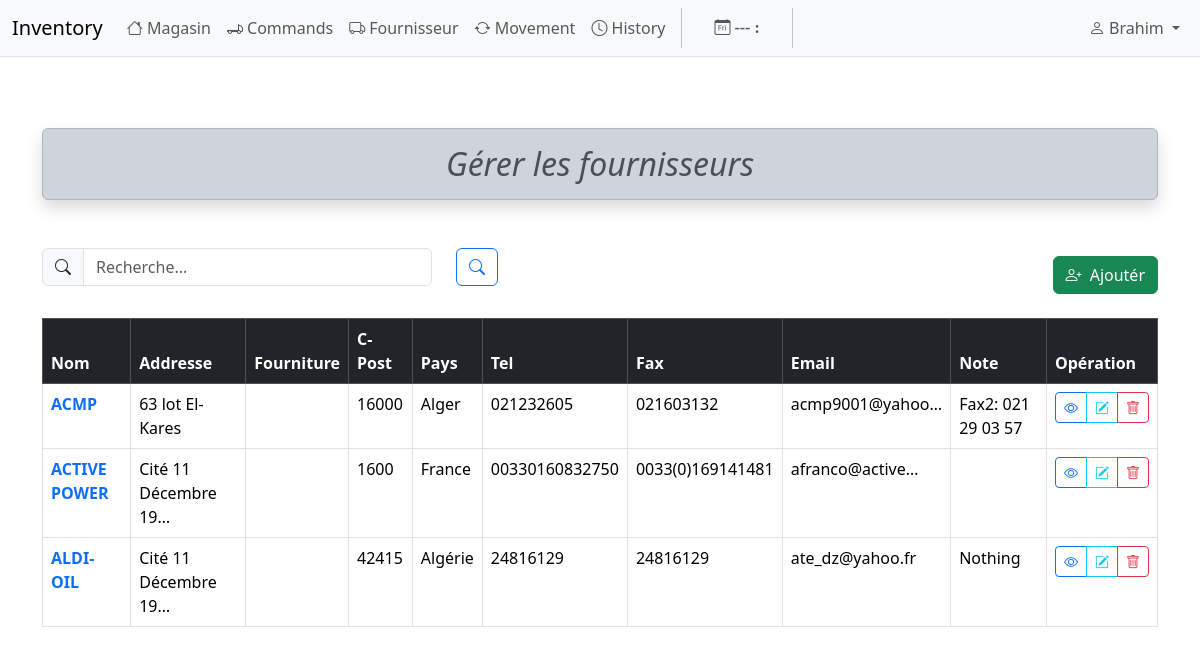
/fournisseur (signed in), run on an earlier commit of the app's database.
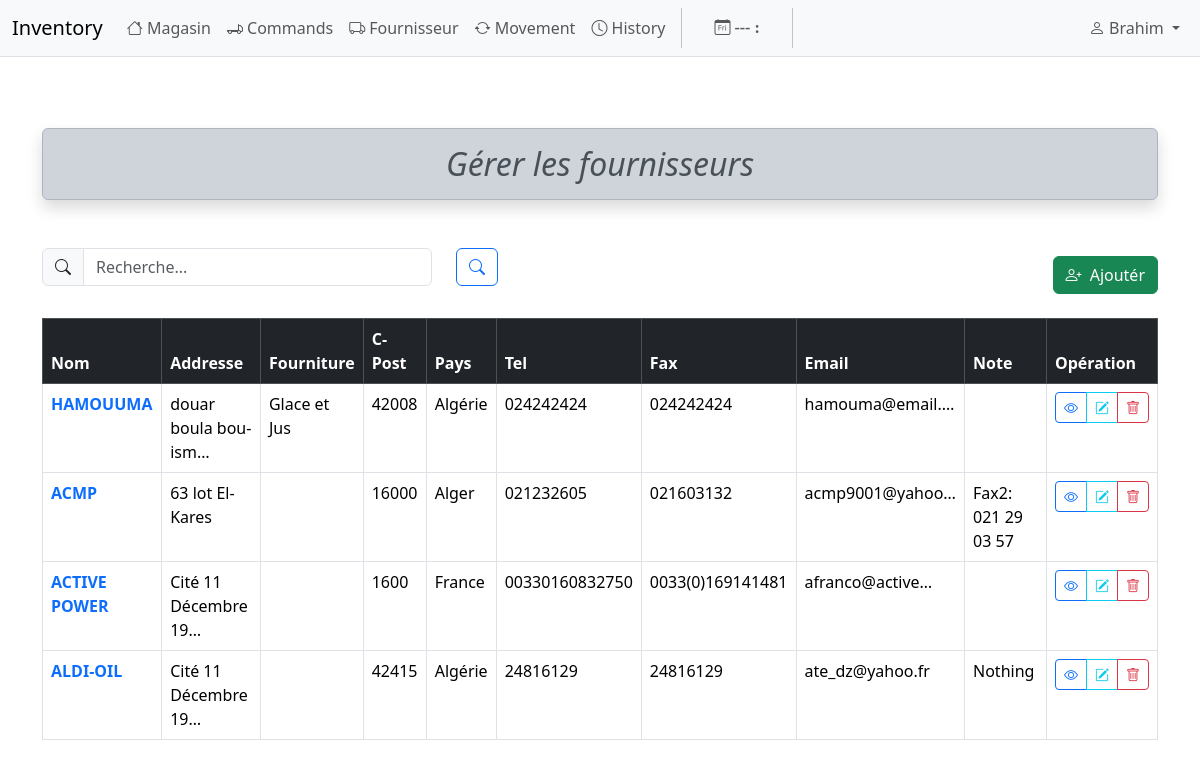
And on a later commit of the database.
### fournisseur/models.py (models this page shows, shortened)
class Fournisseur(models.Model):
    fourrnis_id = models.AutoField(primary_key=True)
    nom = models.CharField(max_length=200, unique=True)
    address = models.CharField(max_length=255, null=True, blank=True)
    fourniture = models.CharField(max_length=255, blank=True)
    code_postal = models.IntegerField(null=True, blank=True)
    pays = models.CharField(max_length=255, blank=True)
    phone_regex = RegexValidator(regex=r'^\+?1?\d{9,15}$', message='Enter a valid phone number')
    telephone = models.CharField(max_length=20, validators=[phone_regex], blank=True)
    fax = models.CharField(max_length=100, null=True)
    email = models.EmailField(unique=True, blank=True, validators=[EmailValidator])
    note = models.CharField(max_length=255, blank=True)
    created = models.DateTimeField(auto_now_add=True)
    class Meta:
        ordering = ('-created', 'nom')

### fournisseur/views.py (the view, shortened to what this page needs)
# urls.py: path('fournisseur', views.fourniss_list, name='fourniss_list'),
@login_required
def fourniss_list(request):
    hijri = functions.hijri_()
    fourniss_list = models.Fournisseur.objects.all()
    search_form = forms.SearchForm(request.POST or None)
    context = {
        'hijri': hijri,
        'fourniss_list': fourniss_list,
        'search_form': search_form,
    }
    return render(request, 'fournisseur/fourniss/fourniss_list.html', context)

### fournisseur/forms.py
class SearchForm(forms.Form):
    search_word = forms.CharField(max_length=50, label=False)
    search_word.widget.attrs.update({'class': 'form-control col-sm-12', 'size': '30'})

### magasin/functions.py (called while the page is built)
def hijri_():
    tday = date.today()
    hijri = HijriDate(tday.year, tday.month, tday.day, gr=True)
    return hijri

### fournisseur/templates/fournisseur/fourniss/fourniss_list.html (shortened to what this page needs)
{% extends "magasin/base.html" %}
{% load widget_tweaks %}
{% block content %}
<div class="container">
<h2 class="alert alert-dark my-5 fst-italic rounded text-center shadow">
    Gérer les fournisseurs
</h2>
<div class="row mb-3">
    <div class="col-md-9">
        <form class="row row-cols-lg-auto align-items-center" action="" method="post">
            <div class="col-12">
                <div class="input-group">
                    <div class="input-group-text"><i class="bi bi-search"></i></div>
                    {% render_field search_form.search_word placeholder="Recherche..." %}
                </div>
            </div>
            <div class="col-12">
                <button type="submit" class="btn btn-outline-primary"><i class="bi bi-search"></i></button>
            </div>
        </form>
    </div>
    <div class="col-md-3 my-2">
        {% if request.user.profile.groupe == 'admin' %}
            <button type="button" id="createFournissBtn"
                    class="btn btn-success float-end"
                    data-form-url="{% url "fournisseur:create_fournis" %}">
                <i class="bi bi-person-plus me-1"></i> Ajoutér
            </button>
        {% endif %}
    </div>
</div>
<div class="main-table" id="article_table">
    <table class="table table-bordered table-hover main_table">
        <thead class="table-dark">
            <tr>
                <th scope="col">Nom</th>
                <th scope="col">Addresse</th>
                <th scope="col">Fourniture</th>
                <th scope="col">C-Post</th>
                <th scope="col">Pays</th>
                <th scope="col">Tel</th>
                <th scope="col">Fax</th>
                <th scope="col">Email</th>
                <th scope="col">Note</th>
                <th scope="col">Opération</th>
            </tr>
        </thead>
        <tbody>
            {% for fourniss in fourniss_list %}
                <tr id="fourniss-row-{{ fourniss.fourrnis_id }}">
                    <th scope="row">
                        <a class="text-decoration-none" href="{% url "fournisseur:fourniss_detail" fourniss.fourrnis_id %}">
                            {{ fourniss.nom|upper }}
                        </a>
                    </th>
                    <td>{{ fourniss.address|truncatechars:20 }}</td>
                    <td>{{ fourniss.fourniture|truncatechars:20 }}</td>
                    <td>{{ fourniss.code_postal }}</td>
                    <td>{{ fourniss.pays }}</td>
                    <td>{{ fourniss.telephone }}</td>
                    <td>{{ fourniss.fax }}</td>
                    <td>{{ fourniss.email|truncatechars:15 }}</td>
                    <td>{{ fourniss.note }}</td>
                    <td>
                        <div class="btn-group">
                            <button type="button" id="read-article"
                                    class="readFournisBtn btn btn-sm btn-outline-primary"
                                    data-form-url="{% url "fournisseur:read_fournis" fourniss.fourrnis_id %}">
                                <i class="bi bi-eye"></i>
                            </button>
                            {% if request.user.profile.groupe == 'admin' %}
                            <button class="editFournissBtn btn btn-sm btn-outline-info"
                                    data-form-url="{% url "fournisseur:update_fourniss" fourniss.fourrnis_id %}">
                                    <i class="bi bi-pencil-square"></i>
                            </button>
                            <button type="button" class="deleteFournissBtn btn btn-sm btn-outline-danger"
                                    data-item-id="{{ fourniss.fourrnis_id }}">
                                <i class="bi bi-trash"></i>
                            </button>
                            {% endif %}
                        </div>
                    </td>
                </tr>
            {% endfor %}
        </tbody>
    </table>
</div>
</div><!-- end of container>
{% endblock %}

What changed in the data, as far as the page shows it:
added Fournisseur: nom "HAMOUUMA", address "douar boula bou-ism…", fourniture "Glace et Jus", code_postal "42008", pays "Algérie", telephone "024242424", fax "024242424", email "hamouma@email.…"
